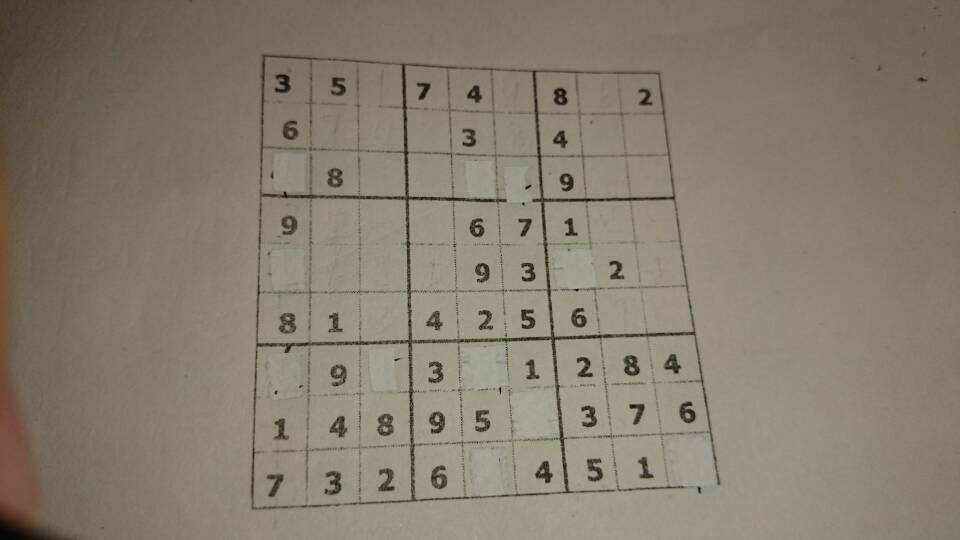
#> input picture OpenCV/pic/sudoku.jpg, 960 x 540 px
$ python '25-Hough直线变换.py'
#> lines starting #> are read from the running program, lines starting #| are printed output that depends on the picture; after the words box and inside, x2 and y2 are one past the last pixel; in counts of white or black regions, pixels touching at a corner belong together
'''
学习如何在一张图片中检测直线
主要涉及的函数包括cv2.HoughLines(),cv2.HoughLinesP()

原理
    霍夫变换在检测各种形状的技术中非常流行。
    如果我们要检测的形状可以用数学表达式写出，那么就可以利用霍夫变换。
    即使要检测的形状存在一点破环或者扭曲也可以使用。
    我们以检测直线为例介绍。
   ？这里还需要进一步的介绍，上传的时候补上，先把原理搞明白
'''

'''
2、OpenCV中的霍夫变换
    OpenCV中封装了一个cv2.HoughLines()函数。
    def HoughLines(image, rho, theta, threshold, lines=None, srn=None, stn=None, min_theta=None, max_theta=None)
    返回值为(ρ,θ)，其中ρ单位是像素，θ单位是弧度。
    这个函数的第一个参数是一个二值化图像，所以进行霍夫变换时首先要进行二值化。
    第二个和第三个值分别代表ρ和θ的精确度。
    第四个参数是阈值，只有累加其中的值高于阈值时才被认为是一条直线。
    也可以看作能检测到的直线的最短长度。

'''
# [29 lines of commented-out code are left out]

'''
3、Probabilistic Hough Transform
    通过上面的讲解，我们知道每一条直线都需要两个参数，计算量比较大。
    PHT是对霍夫变换的一种优化，不会对每个点进行计算，而是从图像中随机选取一个点集进行计算。
    但是我们需要降低阈值。
    通过使用cv2.HoughLinesP()函数来实现这个算法。
    第一个参数是minLineLength--线的最短长度，比这个短的线会被忽略。
    第二个参数MaxLineGap--两条线段之间的最大间隔，小于此值，认为是一条直线。
    这个函数返回的是直线的起点和终点。
'''
import cv2
import numpy as np
import matplotlib.pyplot as plt

img=cv2.imread('pic/sudoku.jpg')
#> img is the input picture: shape (540, 960, 3); mean B, G, R 112.3, 125, 133.6
gray=cv2.cvtColor(img,cv2.COLOR_BGR2GRAY)
edges=cv2.Canny(gray,50,150,apertureSize=3)
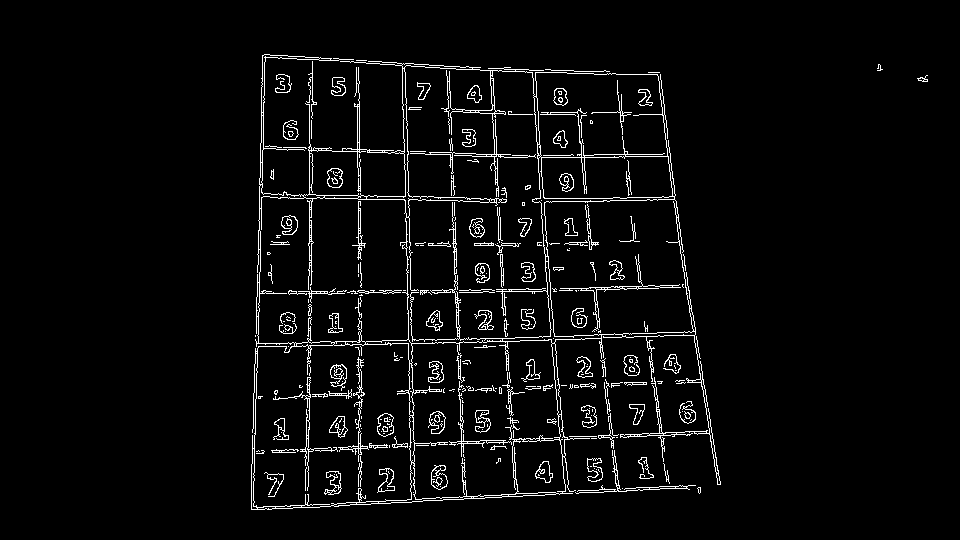
#> edges: shape (540, 960); 3.9% white in thin lines or dots, all inside (x1, y1, x2, y2) = (251, 54, 928, 510)
minLineLength=100
maxLineGap=10
lines=cv2.HoughLinesP(edges,1,np.pi/180,100,minLineLength,maxLineGap)
#> lines = 258 rows, first 6: [485, 497, 497, 497], [578, 490, 595, 490], [272, 508, 283, 508], [538, 492, 555, 492], [309, 194, 309, 150], [410, 258, 410, 289]
for line in lines:
    x1,y1,x2,y2=line[0]
    cv2.line(img,(x1,y1),(x2,y2),(0,255,0),2)
#> this loop made 258 passes
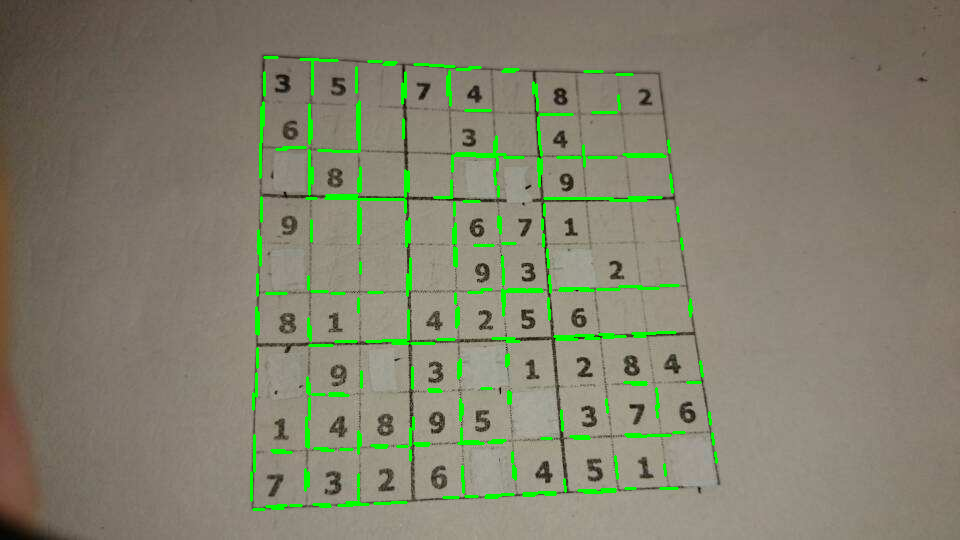
#> img: shape (540, 960, 3); 2.81% of pixels changed, all inside (x1, y1, x2, y2) = (250, 56, 718, 511)
plt.subplot(121), plt.imshow(edges)
plt.subplot(122), plt.imshow(img)
plt.show()
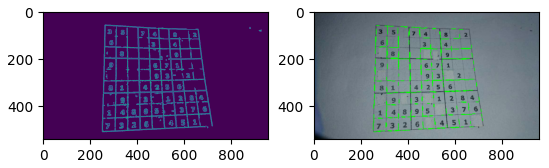
#> figure drawn by matplotlib, 2 panels; B, G, R data is drawn as R, G, B
cv2.imwrite('pic/25-3.jpg',img)

$ run again, with OpenCV/pic/Direct_blending.jpg copied over OpenCV/pic/sudoku.jpg
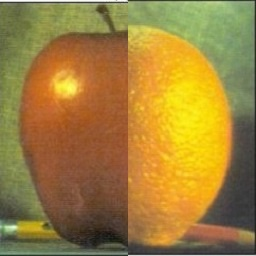
#> input picture OpenCV/pic/Direct_blending.jpg, 256 x 256 px
#> img is the input picture: shape (256, 256, 3); mean B, G, R 59.7, 128.3, 159.1
#> `edges=cv2.Canny(gray,50,150,apertureSize=3)`:
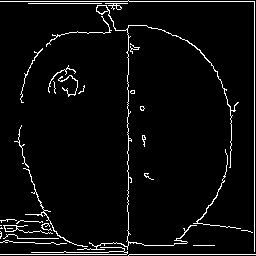
#> edges: shape (256, 256); 4.5% white in thin lines or dots
#> lines = [[0, 254, 126, 254], [0, 1, 127, 1], [254, 251, 254, 1], [128, 74, 128, 58], [128, 150, 128, 135], [135, 1, 191, 1], [128, 50, 128, 35], [162, 254, 218, 254]]
#> the loop `for line in lines:` made 8 passes
#> `plt.show()`:
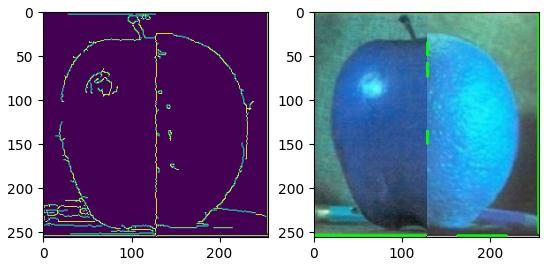
#> figure drawn by matplotlib, 2 panels; B, G, R data is drawn as R, G, B

$ run again, with OpenCV/pic/Pyramid_blending.jpg copied over OpenCV/pic/sudoku.jpg
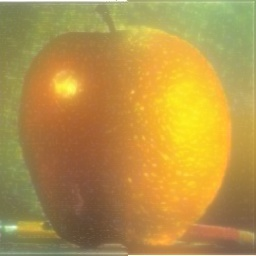
#> input picture OpenCV/pic/Pyramid_blending.jpg, 256 x 256 px
#> img is the input picture: shape (256, 256, 3); mean B, G, R 70.6, 146.6, 181.5
#> `edges=cv2.Canny(gray,50,150,apertureSize=3)`:
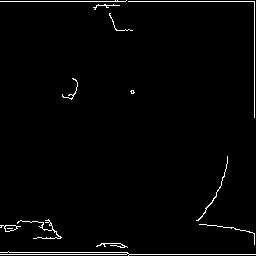
#> edges: shape (256, 256); 2% white in thin lines or dots
#> lines = [[129, 254, 255, 254], [0, 1, 125, 1], [254, 117, 254, 1], [9, 252, 127, 252]]
#> the loop `for line in lines:` made 4 passes
#> `plt.show()`:
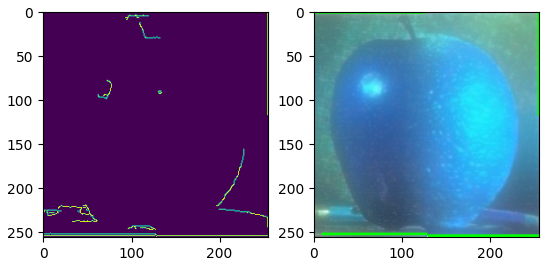
#> figure drawn by matplotlib, 2 panels; B, G, R data is drawn as R, G, B
